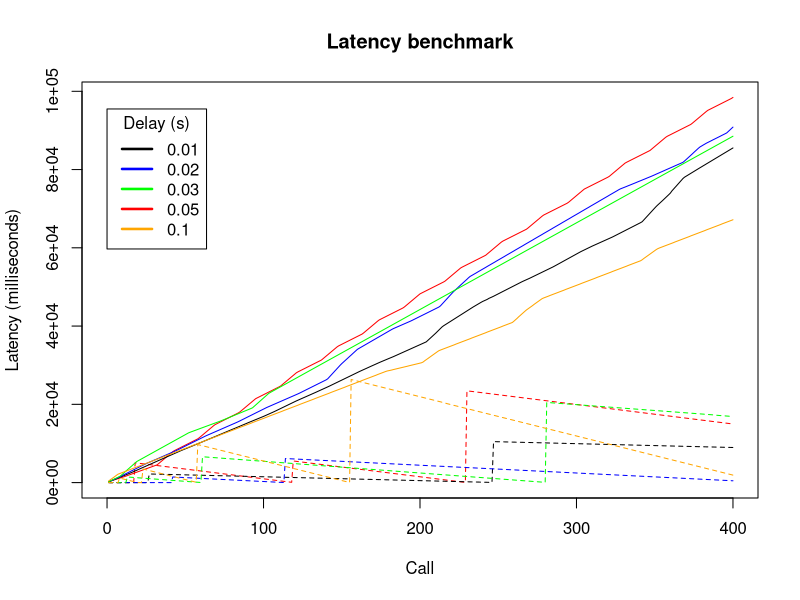

The R script that drew this image:
pdf("plot_latency_benchmark.pdf")
plot(1, xlim=c(0L, 400L), ylim=c(0L, 98439L), type = "l", xlab = "Call", ylab = "Latency (milliseconds)", main = "Latency benchmark")
lines(1:400, c(245L, 372L, 499L, 626L, 752L, 879L, 1005L, 1132L, 1259L, 1386L, 
1513L, 1650L, 1794L, 1939L, 2083L, 2227L, 2371L, 2516L, 2660L, 
2805L, 2949L, 3093L, 3238L, 3382L, 3526L, 3671L, 3815L, 3959L, 
4104L, 4247L, 4391L, 4536L, 4864L, 5200L, 5536L, 5873L, 6208L, 
6544L, 6881L, 7217L, 7553L, 7890L, 8157L, 8359L, 8561L, 8762L, 
8963L, 9164L, 9366L, 9568L, 9770L, 9971L, 10172L, 10373L, 10575L, 
10777L, 10978L, 11179L, 11477L, 11814L, 12149L, 12485L, 12821L, 
13157L, 13493L, 13830L, 14165L, 14502L, 14806L, 15007L, 15209L, 
15411L, 15611L, 15812L, 16014L, 16215L, 16416L, 16618L, 16820L, 
17021L, 17222L, 17423L, 17625L, 17826L, 18094L, 18430L, 18766L, 
19103L, 19440L, 19776L, 20112L, 20448L, 20783L, 21119L, 21449L, 
21654L, 21856L, 22057L, 22258L, 22460L, 22661L, 22863L, 23064L, 
23265L, 23467L, 23668L, 23870L, 24072L, 24273L, 24474L, 24706L, 
25041L, 25377L, 25714L, 26049L, 26385L, 26721L, 27057L, 27392L, 
27729L, 28065L, 28297L, 28499L, 28700L, 28901L, 29103L, 29304L, 
29505L, 29706L, 29908L, 30109L, 30311L, 30512L, 30713L, 30914L, 
31115L, 31316L, 31649L, 31986L, 32321L, 32658L, 32994L, 33329L, 
33666L, 34002L, 34338L, 34673L, 34939L, 35140L, 35341L, 35543L, 
35744L, 35946L, 36147L, 36347L, 36549L, 36751L, 36952L, 37154L, 
37355L, 37556L, 37757L, 37958L, 38258L, 38595L, 38931L, 39267L, 
39603L, 39938L, 40275L, 40610L, 40948L, 41288L, 41586L, 41787L, 
41988L, 42189L, 42390L, 42592L, 42794L, 42995L, 43196L, 43397L, 
43599L, 43800L, 44002L, 44203L, 44405L, 44606L, 44877L, 45212L, 
45548L, 45885L, 46220L, 46556L, 46892L, 47227L, 47563L, 47900L, 
48229L, 48433L, 48635L, 48836L, 49038L, 49240L, 49441L, 49643L, 
49845L, 50046L, 50247L, 50448L, 50649L, 50851L, 51053L, 51253L, 
51492L, 51828L, 52163L, 52499L, 52835L, 53171L, 53509L, 53845L, 
54180L, 54516L, 54851L, 55079L, 55281L, 55482L, 55684L, 55885L, 
56086L, 56287L, 56488L, 56690L, 56891L, 57093L, 57294L, 57497L, 
57698L, 57899L, 58108L, 58443L, 58779L, 59115L, 59451L, 59787L, 
60123L, 60459L, 60795L, 61131L, 61466L, 61726L, 61928L, 62130L, 
62331L, 62532L, 62733L, 62935L, 63136L, 63337L, 63539L, 63740L, 
63942L, 64143L, 64344L, 64546L, 64747L, 65053L, 65390L, 65726L, 
66062L, 66397L, 66732L, 67068L, 67403L, 67739L, 68075L, 68367L, 
68568L, 68770L, 68971L, 69172L, 69374L, 69575L, 69777L, 69978L, 
70180L, 70381L, 70582L, 70783L, 70985L, 71186L, 71388L, 71660L, 
71996L, 72332L, 72668L, 73004L, 73339L, 73676L, 74013L, 74349L, 
74684L, 75011L, 75215L, 75416L, 75617L, 75819L, 76021L, 76222L, 
76423L, 76624L, 76826L, 77027L, 77227L, 77428L, 77630L, 77832L, 
78033L, 78274L, 78610L, 78946L, 79281L, 79617L, 79954L, 80289L, 
80625L, 80961L, 81297L, 81632L, 81859L, 82061L, 82263L, 82464L, 
82665L, 82866L, 83068L, 83269L, 83470L, 83671L, 83873L, 84074L, 
84275L, 84477L, 84678L, 84881L, 85217L, 85553L, 85889L, 86226L, 
86561L, 86897L, 87233L, 87568L, 87904L, 88240L, 88504L, 88705L, 
88906L, 89107L, 89308L, 89510L, 89711L, 89912L, 90114L, 90316L, 
90517L, 90718L, 90919L, 91121L, 91322L, 91523L, 91830L, 92166L, 
92501L, 92838L, 93174L, 93509L, 93845L, 94181L, 94518L, 94854L, 
95149L, 95350L, 95551L, 95753L, 95954L, 96155L, 96357L, 96558L, 
96760L, 96961L, 97163L, 97364L, 97565L, 97767L, 97969L, 98170L, 
98439L), type = "l", col="red", pch=0, lty=1)
lines(1:400, c(1L, 0L, 1L, 1L, 1L, 1L, 1L, 1L, 1L, 0L, 0L, 0L, 0L, 0L, 0L, 
0L, 0L, 5055L, 5006L, 4956L, 4906L, 4856L, 4806L, 4757L, 4707L, 
4658L, 4608L, 4559L, 4509L, 4459L, 4409L, 4359L, 4309L, 4260L, 
4210L, 4161L, 4111L, 4061L, 4011L, 3961L, 3912L, 3862L, 3812L, 
3762L, 3711L, 3662L, 3612L, 3562L, 3512L, 3463L, 3413L, 3363L, 
3313L, 3263L, 3214L, 3164L, 3114L, 3064L, 3014L, 2965L, 2915L, 
2864L, 2814L, 2764L, 2715L, 2665L, 2615L, 2565L, 2516L, 2466L, 
2416L, 2366L, 2316L, 2267L, 2217L, 2167L, 2117L, 2067L, 2018L, 
1967L, 1917L, 1867L, 1817L, 1767L, 1718L, 1668L, 1618L, 1568L, 
1518L, 1469L, 1419L, 1369L, 1319L, 1269L, 1220L, 1170L, 1120L, 
1070L, 1020L, 970L, 920L, 870L, 821L, 771L, 721L, 671L, 621L, 
572L, 522L, 472L, 422L, 372L, 322L, 273L, 223L, 172L, 122L, 72L, 
5526L, 5476L, 5427L, 5377L, 5327L, 5277L, 5228L, 5178L, 5128L, 
5078L, 5028L, 4979L, 4929L, 4879L, 4829L, 4780L, 4729L, 4679L, 
4629L, 4579L, 4530L, 4480L, 4430L, 4380L, 4330L, 4281L, 4231L, 
4181L, 4131L, 4081L, 4032L, 3982L, 3932L, 3882L, 3833L, 3782L, 
3732L, 3682L, 3632L, 3583L, 3533L, 3483L, 3433L, 3383L, 3334L, 
3282L, 3232L, 3182L, 3133L, 3083L, 3033L, 2983L, 2933L, 2884L, 
2834L, 2784L, 2734L, 2685L, 2635L, 2585L, 2535L, 2485L, 2436L, 
2385L, 2335L, 2285L, 2235L, 2186L, 2136L, 2086L, 2036L, 1986L, 
1938L, 1888L, 1838L, 1788L, 1739L, 1689L, 1639L, 1589L, 1538L, 
1489L, 1439L, 1389L, 1339L, 1289L, 1239L, 1190L, 1140L, 1090L, 
1040L, 991L, 941L, 891L, 841L, 792L, 742L, 692L, 642L, 591L, 
541L, 492L, 442L, 392L, 342L, 292L, 243L, 193L, 143L, 93L, 43L, 
23453L, 23403L, 23353L, 23304L, 23254L, 23204L, 23153L, 23103L, 
23054L, 23004L, 22954L, 22904L, 22854L, 22805L, 22755L, 22705L, 
22655L, 22606L, 22556L, 22506L, 22456L, 22406L, 22357L, 22307L, 
22257L, 22207L, 22157L, 22108L, 22058L, 22007L, 21957L, 21907L, 
21858L, 21808L, 21758L, 21708L, 21658L, 21609L, 21559L, 21509L, 
21459L, 21409L, 21360L, 21310L, 21260L, 21210L, 21161L, 21111L, 
21061L, 21011L, 20961L, 20911L, 20861L, 20811L, 20761L, 20711L, 
20662L, 20612L, 20562L, 20512L, 20462L, 20412L, 20363L, 20313L, 
20263L, 20213L, 20163L, 20115L, 20065L, 20015L, 19965L, 19916L, 
19865L, 19815L, 19765L, 19715L, 19666L, 19616L, 19566L, 19516L, 
19466L, 19416L, 19367L, 19317L, 19267L, 19217L, 19167L, 19117L, 
19068L, 19018L, 18968L, 18918L, 18868L, 18819L, 18768L, 18718L, 
18668L, 18618L, 18568L, 18519L, 18469L, 18419L, 18369L, 18319L, 
18270L, 18220L, 18170L, 18120L, 18070L, 18020L, 17971L, 17921L, 
17871L, 17821L, 17771L, 17721L, 17672L, 17621L, 17571L, 17521L, 
17471L, 17421L, 17372L, 17322L, 17272L, 17223L, 17173L, 17123L, 
17073L, 17023L, 16973L, 16923L, 16872L, 16822L, 16772L, 16722L, 
16672L, 16622L, 16573L, 16523L, 16473L, 16423L, 16373L, 16323L, 
16274L, 16224L, 16174L, 16124L, 16073L, 16023L, 15973L, 15924L, 
15874L, 15824L, 15774L, 15724L, 15674L, 15624L, 15575L, 15525L, 
15475L, 15425L, 15375L, 15325L, 15276L, 15226L, 15176L, 15126L, 
15076L, 15026L, 14976L), type = "l", col="red", pch=0, lty=2)
lines(1:400, c(176L, 341L, 504L, 668L, 833L, 996L, 1161L, 1327L, 1491L, 1654L, 
1818L, 1982L, 2146L, 2311L, 2478L, 2642L, 2807L, 2983L, 3160L, 
3337L, 3516L, 3696L, 3872L, 4048L, 4226L, 4403L, 4581L, 4758L, 
4937L, 5114L, 5294L, 5471L, 5649L, 5826L, 6005L, 6181L, 6359L, 
6537L, 6713L, 6888L, 7065L, 7241L, 7417L, 7593L, 7772L, 7950L, 
8128L, 8292L, 8457L, 8620L, 8782L, 8946L, 9110L, 9274L, 9437L, 
9605L, 9769L, 9931L, 10097L, 10260L, 10423L, 10593L, 10762L, 
10925L, 11090L, 11255L, 11419L, 11581L, 11748L, 11917L, 12085L, 
12253L, 12421L, 12589L, 12757L, 12925L, 13093L, 13261L, 13429L, 
13595L, 13759L, 13923L, 14090L, 14258L, 14426L, 14595L, 14763L, 
14931L, 15100L, 15269L, 15438L, 15602L, 15766L, 15931L, 16094L, 
16258L, 16423L, 16587L, 16750L, 16916L, 17090L, 17269L, 17449L, 
17628L, 17808L, 17987L, 18167L, 18361L, 18554L, 18748L, 18942L, 
19136L, 19329L, 19523L, 19717L, 19911L, 20105L, 20299L, 20493L, 
20687L, 20876L, 21055L, 21233L, 21409L, 21586L, 21762L, 21938L, 
22116L, 22293L, 22469L, 22648L, 22825L, 23000L, 23181L, 23363L, 
23547L, 23729L, 23909L, 24091L, 24272L, 24454L, 24640L, 24834L, 
25029L, 25222L, 25416L, 25610L, 25804L, 25999L, 26192L, 26386L, 
26580L, 26774L, 26968L, 27162L, 27356L, 27550L, 27744L, 27938L, 
28133L, 28329L, 28515L, 28697L, 28877L, 29058L, 29240L, 29422L, 
29604L, 29787L, 29965L, 30143L, 30324L, 30505L, 30686L, 30855L, 
31023L, 31192L, 31360L, 31528L, 31696L, 31860L, 32026L, 32191L, 
32371L, 32550L, 32730L, 32910L, 33090L, 33269L, 33449L, 33629L, 
33808L, 33988L, 34168L, 34348L, 34527L, 34707L, 34887L, 35067L, 
35246L, 35426L, 35606L, 35786L, 35966L, 36333L, 36701L, 37067L, 
37434L, 37801L, 38167L, 38562L, 38957L, 39353L, 39748L, 40058L, 
40312L, 40566L, 40820L, 41073L, 41328L, 41581L, 41835L, 42089L, 
42343L, 42596L, 42850L, 43104L, 43358L, 43613L, 43867L, 44121L, 
44375L, 44629L, 44883L, 45120L, 45356L, 45592L, 45827L, 46062L, 
46286L, 46466L, 46646L, 46829L, 47074L, 47253L, 47433L, 47621L, 
47825L, 48029L, 48232L, 48438L, 48642L, 48847L, 49051L, 49254L, 
49458L, 49662L, 49866L, 50071L, 50275L, 50479L, 50683L, 50888L, 
51092L, 51296L, 51486L, 51666L, 51846L, 52026L, 52206L, 52399L, 
52594L, 52788L, 52982L, 53176L, 53370L, 53564L, 53758L, 53952L, 
54146L, 54340L, 54534L, 54729L, 54923L, 55117L, 55332L, 55552L, 
55772L, 55992L, 56212L, 56432L, 56653L, 56873L, 57093L, 57313L, 
57533L, 57753L, 57974L, 58194L, 58415L, 58635L, 58856L, 59068L, 
59262L, 59457L, 59651L, 59845L, 60039L, 60233L, 60428L, 60608L, 
60786L, 60966L, 61146L, 61326L, 61506L, 61685L, 61865L, 62045L, 
62225L, 62405L, 62585L, 62765L, 62966L, 63171L, 63375L, 63579L, 
63783L, 63987L, 64191L, 64396L, 64601L, 64805L, 65009L, 65213L, 
65417L, 65621L, 65825L, 66030L, 66234L, 66438L, 66678L, 67113L, 
67548L, 67985L, 68420L, 68855L, 69292L, 69727L, 70163L, 70588L, 
70972L, 71339L, 71704L, 72072L, 72452L, 72833L, 73213L, 73593L, 
73990L, 74546L, 74993L, 75444L, 75884L, 76338L, 76787L, 77241L, 
77695L, 78039L, 78283L, 78528L, 78772L, 79017L, 79261L, 79505L, 
79750L, 79994L, 80238L, 80482L, 80718L, 80962L, 81198L, 81443L, 
81679L, 81923L, 82159L, 82404L, 82639L, 82884L, 83120L, 83364L, 
83600L, 83845L, 84080L, 84325L, 84560L, 84805L, 85041L, 85285L, 
85521L), type = "l", col="black", pch=4, lty=1)
lines(1:400, c(6L, 1L, 1L, 1L, 1L, 1L, 0L, 0L, 0L, 0L, 0L, 0L, 0L, 0L, 0L, 
0L, 0L, 0L, 0L, 0L, 0L, 0L, 0L, 0L, 0L, 0L, 2202L, 2193L, 2183L, 
2173L, 2164L, 2154L, 2144L, 2134L, 2125L, 2115L, 2105L, 2096L, 
2086L, 2076L, 2067L, 2056L, 2046L, 2036L, 2026L, 2017L, 2007L, 
1997L, 1987L, 1978L, 1968L, 1958L, 1948L, 1939L, 1929L, 1919L, 
1910L, 1900L, 1890L, 1880L, 1871L, 1861L, 1851L, 1841L, 1832L, 
1822L, 1812L, 1802L, 1792L, 1783L, 1773L, 1763L, 1753L, 1744L, 
1734L, 1724L, 1714L, 1704L, 1695L, 1685L, 1675L, 1665L, 1655L, 
1645L, 1635L, 1625L, 1616L, 1606L, 1596L, 1586L, 1576L, 1567L, 
1557L, 1547L, 1537L, 1527L, 1518L, 1508L, 1498L, 1488L, 1478L, 
1468L, 1459L, 1449L, 1440L, 1430L, 1420L, 1410L, 1400L, 1391L, 
1381L, 1371L, 1361L, 1351L, 1342L, 1332L, 1322L, 1312L, 1302L, 
1292L, 1281L, 1272L, 1262L, 1252L, 1242L, 1232L, 1222L, 1212L, 
1202L, 1192L, 1182L, 1172L, 1163L, 1153L, 1143L, 1133L, 1123L, 
1114L, 1104L, 1094L, 1084L, 1074L, 1065L, 1055L, 1044L, 1034L, 
1024L, 1015L, 1005L, 995L, 985L, 975L, 966L, 956L, 946L, 936L, 
926L, 917L, 907L, 897L, 887L, 877L, 867L, 857L, 848L, 838L, 828L, 
818L, 808L, 798L, 788L, 779L, 769L, 759L, 749L, 739L, 729L, 719L, 
710L, 700L, 690L, 680L, 670L, 660L, 650L, 640L, 631L, 621L, 610L, 
600L, 590L, 580L, 570L, 561L, 551L, 541L, 531L, 521L, 511L, 501L, 
492L, 482L, 472L, 462L, 452L, 443L, 433L, 423L, 413L, 403L, 393L, 
383L, 373L, 364L, 354L, 344L, 334L, 324L, 314L, 304L, 294L, 285L, 
275L, 265L, 255L, 245L, 235L, 225L, 215L, 205L, 195L, 185L, 175L, 
165L, 156L, 146L, 136L, 126L, 116L, 106L, 96L, 86L, 76L, 67L, 
57L, 47L, 10469L, 10459L, 10449L, 10439L, 10430L, 10420L, 10410L, 
10400L, 10391L, 10381L, 10371L, 10361L, 10351L, 10342L, 10332L, 
10322L, 10312L, 10303L, 10293L, 10283L, 10273L, 10263L, 10254L, 
10244L, 10233L, 10223L, 10213L, 10204L, 10194L, 10184L, 10174L, 
10165L, 10155L, 10145L, 10135L, 10125L, 10116L, 10106L, 10096L, 
10087L, 10077L, 10068L, 10058L, 10048L, 10038L, 10029L, 10019L, 
10009L, 9999L, 9989L, 9980L, 9970L, 9960L, 9950L, 9940L, 9931L, 
9921L, 9911L, 9901L, 9891L, 9882L, 9872L, 9862L, 9851L, 9842L, 
9832L, 9822L, 9812L, 9802L, 9792L, 9783L, 9773L, 9763L, 9753L, 
9743L, 9734L, 9724L, 9714L, 9703L, 9693L, 9684L, 9674L, 9664L, 
9654L, 9644L, 9635L, 9625L, 9615L, 9605L, 9596L, 9586L, 9576L, 
9566L, 9556L, 9547L, 9537L, 9527L, 9517L, 9507L, 9497L, 9488L, 
9478L, 9468L, 9458L, 9448L, 9439L, 9429L, 9419L, 9409L, 9399L, 
9390L, 9380L, 9370L, 9360L, 9350L, 9340L, 9331L, 9321L, 9310L, 
9300L, 9290L, 9281L, 9271L, 9261L, 9251L, 9241L, 9231L, 9222L, 
9212L, 9202L, 9192L, 9182L, 9172L, 9163L, 9153L, 9143L, 9133L, 
9127L, 9117L, 9107L, 9097L, 9087L, 9078L, 9068L, 9058L, 9048L, 
9038L, 9028L, 9019L, 9009L, 8999L, 8989L, 8979L, 8969L), type = "l", col="black", pch=4, lty=2)
lines(1:400, c(202L, 376L, 550L, 725L, 900L, 1074L, 1270L, 1469L, 1669L, 1869L, 
2069L, 2268L, 2468L, 2668L, 2868L, 3067L, 3266L, 3466L, 3665L, 
3864L, 4064L, 4263L, 4462L, 4662L, 4847L, 5022L, 5197L, 5371L, 
5546L, 5720L, 5881L, 6056L, 6230L, 6405L, 6580L, 6754L, 6928L, 
7103L, 7278L, 7452L, 7626L, 7800L, 7975L, 8150L, 8328L, 8528L, 
8726L, 8926L, 9125L, 9324L, 9524L, 9723L, 9922L, 10121L, 10319L, 
10519L, 10718L, 10917L, 11116L, 11315L, 11514L, 11714L, 11913L, 
12092L, 12266L, 12442L, 12616L, 12790L, 12965L, 13140L, 13314L, 
13489L, 13663L, 13837L, 14011L, 14186L, 14361L, 14535L, 14710L, 
14885L, 15059L, 15234L, 15409L, 15591L, 15791L, 15990L, 16190L, 
16390L, 16589L, 16789L, 16989L, 17188L, 17388L, 17588L, 17787L, 
17986L, 18186L, 18386L, 18585L, 18784L, 18984L, 19182L, 19357L, 
19531L, 19705L, 19880L, 20055L, 20229L, 20404L, 20579L, 20753L, 
20928L, 21103L, 21277L, 21451L, 21626L, 21801L, 21975L, 22150L, 
22325L, 22500L, 22674L, 22861L, 23060L, 23260L, 23459L, 23659L, 
23858L, 24057L, 24256L, 24456L, 24656L, 24855L, 25055L, 25254L, 
25453L, 25653L, 25852L, 26051L, 26251L, 26515L, 26951L, 27386L, 
27821L, 28256L, 28692L, 29128L, 29563L, 29999L, 30402L, 30767L, 
31133L, 31499L, 31865L, 32230L, 32596L, 32962L, 33327L, 33693L, 
34055L, 34291L, 34523L, 34753L, 34984L, 35215L, 35447L, 35678L, 
35909L, 36141L, 36372L, 36603L, 36835L, 37066L, 37297L, 37528L, 
37760L, 37991L, 38222L, 38453L, 38684L, 38915L, 39146L, 39355L, 
39529L, 39703L, 39878L, 40052L, 40226L, 40401L, 40575L, 40750L, 
40924L, 41099L, 41273L, 41463L, 41662L, 41862L, 42061L, 42260L, 
42459L, 42658L, 42856L, 43055L, 43254L, 43454L, 43653L, 43852L, 
44051L, 44250L, 44450L, 44649L, 44848L, 45136L, 45572L, 46007L, 
46443L, 46879L, 47314L, 47749L, 48184L, 48619L, 49016L, 49381L, 
49747L, 50130L, 50496L, 50862L, 51228L, 51594L, 51959L, 52342L, 
52679L, 52910L, 53142L, 53373L, 53604L, 53847L, 54079L, 54310L, 
54542L, 54773L, 55004L, 55248L, 55479L, 55710L, 55941L, 56173L, 
56404L, 56647L, 56878L, 57109L, 57341L, 57572L, 57803L, 58047L, 
58278L, 58509L, 58741L, 58972L, 59203L, 59446L, 59677L, 59909L, 
60141L, 60372L, 60603L, 60847L, 61078L, 61310L, 61541L, 61772L, 
62003L, 62246L, 62478L, 62709L, 62941L, 63172L, 63403L, 63646L, 
63877L, 64109L, 64340L, 64571L, 64802L, 65046L, 65277L, 65509L, 
65740L, 65971L, 66202L, 66446L, 66677L, 66908L, 67140L, 67371L, 
67602L, 67845L, 68077L, 68308L, 68540L, 68771L, 69002L, 69245L, 
69477L, 69708L, 69940L, 70170L, 70401L, 70644L, 70875L, 71107L, 
71338L, 71569L, 71800L, 72044L, 72275L, 72507L, 72738L, 72970L, 
73201L, 73443L, 73675L, 73906L, 74137L, 74368L, 74600L, 74842L, 
75050L, 75211L, 75369L, 75526L, 75685L, 75853L, 76011L, 76173L, 
76335L, 76498L, 76660L, 76831L, 76993L, 77156L, 77318L, 77481L, 
77643L, 77815L, 77978L, 78140L, 78305L, 78480L, 78654L, 78839L, 
79014L, 79190L, 79365L, 79541L, 79716L, 79900L, 80075L, 80250L, 
80426L, 80601L, 80776L, 80961L, 81136L, 81311L, 81486L, 81661L, 
81836L, 82163L, 82528L, 82894L, 83261L, 83627L, 83992L, 84376L, 
84742L, 85108L, 85474L, 85797L, 86029L, 86272L, 86503L, 86736L, 
86938L, 87138L, 87338L, 87547L, 87746L, 87946L, 88145L, 88344L, 
88544L, 88753L, 88953L, 89152L, 89363L, 89730L, 90099L, 90481L, 
90850L), type = "l", col="blue", pch=1, lty=1)
lines(1:400, c(9L, 0L, 0L, 0L, 0L, 0L, 0L, 0L, 0L, 0L, 0L, 0L, 1L, 1L, 1L, 
1L, 1L, 1L, 0L, 0L, 0L, 0L, 2L, 0L, 0L, 0L, 0L, 0L, 0L, 1L, 1L, 
0L, 0L, 0L, 0L, 0L, 0L, 0L, 0L, 0L, 0L, 1435L, 1415L, 1395L, 
1375L, 1355L, 1335L, 1315L, 1295L, 1276L, 1256L, 1236L, 1215L, 
1195L, 1175L, 1155L, 1135L, 1115L, 1095L, 1076L, 1056L, 1036L, 
1016L, 996L, 976L, 956L, 936L, 916L, 896L, 877L, 856L, 836L, 
816L, 796L, 776L, 756L, 736L, 716L, 697L, 677L, 657L, 637L, 617L, 
597L, 577L, 557L, 537L, 517L, 496L, 477L, 457L, 437L, 417L, 397L, 
377L, 357L, 337L, 317L, 297L, 277L, 258L, 238L, 218L, 198L, 178L, 
158L, 138L, 117L, 97L, 77L, 57L, 38L, 18L, 6146L, 6126L, 6106L, 
6086L, 6067L, 6047L, 6027L, 6007L, 5987L, 5968L, 5948L, 5928L, 
5907L, 5888L, 5868L, 5848L, 5828L, 5809L, 5789L, 5769L, 5749L, 
5730L, 5710L, 5690L, 5671L, 5651L, 5632L, 5613L, 5593L, 5573L, 
5552L, 5533L, 5513L, 5493L, 5473L, 5453L, 5434L, 5414L, 5394L, 
5374L, 5355L, 5335L, 5315L, 5295L, 5275L, 5256L, 5236L, 5215L, 
5195L, 5175L, 5155L, 5136L, 5116L, 5096L, 5076L, 5056L, 5036L, 
5017L, 4997L, 4977L, 4957L, 4937L, 4917L, 4897L, 4877L, 4857L, 
4837L, 4817L, 4797L, 4778L, 4758L, 4738L, 4718L, 4698L, 4678L, 
4659L, 4639L, 4619L, 4598L, 4579L, 4559L, 4539L, 4519L, 4499L, 
4479L, 4459L, 4440L, 4420L, 4398L, 4378L, 4358L, 4339L, 4319L, 
4299L, 4280L, 4260L, 4240L, 4220L, 4201L, 4181L, 4161L, 4141L, 
4122L, 4102L, 4082L, 4062L, 4042L, 4023L, 4002L, 3982L, 3962L, 
3942L, 3922L, 3902L, 3883L, 3863L, 3843L, 3823L, 3803L, 3783L, 
3764L, 3744L, 3724L, 3704L, 3684L, 3665L, 3645L, 3625L, 3605L, 
3585L, 3565L, 3546L, 3526L, 3506L, 3486L, 3466L, 3446L, 3425L, 
3405L, 3386L, 3366L, 3346L, 3326L, 3306L, 3286L, 3267L, 3247L, 
3227L, 3207L, 3187L, 3167L, 3147L, 3128L, 3108L, 3088L, 3068L, 
3048L, 3028L, 3008L, 2989L, 2969L, 2948L, 2928L, 2908L, 2888L, 
2868L, 2849L, 2829L, 2809L, 2789L, 2769L, 2749L, 2729L, 2710L, 
2690L, 2670L, 2650L, 2630L, 2611L, 2591L, 2571L, 2551L, 2531L, 
2511L, 2492L, 2472L, 2452L, 2432L, 2411L, 2391L, 2372L, 2352L, 
2332L, 2312L, 2292L, 2273L, 2253L, 2233L, 2213L, 2194L, 2174L, 
2154L, 2134L, 2114L, 2094L, 2075L, 2055L, 2035L, 2015L, 1995L, 
1975L, 1955L, 1934L, 1915L, 1895L, 1875L, 1855L, 1835L, 1815L, 
1795L, 1776L, 1756L, 1736L, 1716L, 1696L, 1677L, 1657L, 1637L, 
1617L, 1597L, 1577L, 1557L, 1537L, 1518L, 1498L, 1478L, 1458L, 
1437L, 1417L, 1397L, 1377L, 1358L, 1338L, 1318L, 1298L, 1278L, 
1258L, 1238L, 1219L, 1199L, 1179L, 1159L, 1139L, 1119L, 1099L, 
1079L, 1060L, 1040L, 1020L, 1000L, 980L, 960L, 940L, 920L, 901L, 
880L, 860L, 840L, 820L, 800L, 780L, 761L, 741L, 721L, 701L, 681L, 
661L, 641L, 622L, 602L, 581L, 561L, 541L, 521L, 501L, 481L, 462L
), type = "l", col="blue", pch=1, lty=2)
lines(1:400, c(220L, 410L, 600L, 789L, 979L, 1168L, 1358L, 1547L, 1843L, 2199L, 
2555L, 2910L, 3266L, 3622L, 3978L, 4333L, 4689L, 5046L, 5381L, 
5602L, 5824L, 6045L, 6267L, 6488L, 6710L, 6931L, 7152L, 7373L, 
7595L, 7816L, 8038L, 8259L, 8480L, 8702L, 8923L, 9144L, 9367L, 
9588L, 9809L, 10030L, 10251L, 10472L, 10694L, 10915L, 11136L, 
11357L, 11579L, 11800L, 12022L, 12244L, 12465L, 12687L, 12855L, 
13003L, 13150L, 13297L, 13444L, 13592L, 13742L, 13891L, 14037L, 
14185L, 14332L, 14480L, 14626L, 14773L, 14920L, 15067L, 15214L, 
15360L, 15507L, 15653L, 15810L, 15975L, 16140L, 16305L, 16469L, 
16634L, 16799L, 16963L, 17127L, 17292L, 17456L, 17621L, 17785L, 
17950L, 18114L, 18279L, 18443L, 18608L, 18771L, 18936L, 19122L, 
19478L, 19833L, 20190L, 20546L, 20902L, 21258L, 21615L, 21970L, 
22327L, 22683L, 22958L, 23179L, 23401L, 23622L, 23844L, 24065L, 
24287L, 24508L, 24730L, 24950L, 25172L, 25393L, 25615L, 25837L, 
26058L, 26280L, 26502L, 26723L, 26945L, 27166L, 27388L, 27610L, 
27831L, 28053L, 28275L, 28496L, 28718L, 28939L, 29161L, 29383L, 
29604L, 29826L, 30048L, 30269L, 30491L, 30712L, 30934L, 31156L, 
31378L, 31599L, 31820L, 32042L, 32264L, 32485L, 32706L, 32928L, 
33149L, 33371L, 33592L, 33814L, 34036L, 34256L, 34478L, 34699L, 
34921L, 35142L, 35364L, 35585L, 35808L, 36029L, 36251L, 36472L, 
36694L, 36915L, 37137L, 37359L, 37581L, 37802L, 38024L, 38245L, 
38467L, 38689L, 38910L, 39132L, 39355L, 39576L, 39798L, 40020L, 
40242L, 40464L, 40686L, 40908L, 41130L, 41352L, 41573L, 41796L, 
42018L, 42239L, 42462L, 42683L, 42905L, 43127L, 43349L, 43570L, 
43793L, 44015L, 44237L, 44459L, 44680L, 44902L, 45124L, 45345L, 
45567L, 45788L, 46010L, 46231L, 46452L, 46674L, 46895L, 47117L, 
47339L, 47560L, 47782L, 48003L, 48225L, 48446L, 48668L, 48889L, 
49111L, 49332L, 49555L, 49776L, 49998L, 50219L, 50441L, 50662L, 
50884L, 51105L, 51327L, 51548L, 51770L, 51992L, 52214L, 52435L, 
52657L, 52878L, 53100L, 53321L, 53543L, 53764L, 53986L, 54207L, 
54429L, 54650L, 54872L, 55093L, 55315L, 55536L, 55757L, 55978L, 
56200L, 56421L, 56643L, 56864L, 57086L, 57307L, 57529L, 57750L, 
57972L, 58193L, 58415L, 58636L, 58858L, 59079L, 59301L, 59522L, 
59744L, 59965L, 60186L, 60407L, 60629L, 60851L, 61073L, 61294L, 
61516L, 61737L, 61959L, 62180L, 62402L, 62623L, 62845L, 63066L, 
63287L, 63508L, 63730L, 63951L, 64173L, 64394L, 64616L, 64837L, 
65059L, 65280L, 65502L, 65723L, 65944L, 66166L, 66387L, 66608L, 
66829L, 67050L, 67272L, 67492L, 67714L, 67935L, 68157L, 68378L, 
68599L, 68820L, 69042L, 69263L, 69485L, 69706L, 69927L, 70148L, 
70370L, 70591L, 70813L, 71034L, 71256L, 71477L, 71699L, 71920L, 
72141L, 72362L, 72584L, 72805L, 73027L, 73248L, 73469L, 73690L, 
73912L, 74133L, 74355L, 74576L, 74797L, 75018L, 75240L, 75461L, 
75683L, 75904L, 76126L, 76347L, 76568L, 76790L, 77011L, 77232L, 
77454L, 77675L, 77897L, 78118L, 78339L, 78560L, 78782L, 79003L, 
79224L, 79445L, 79667L, 79888L, 80109L, 80330L, 80552L, 80773L, 
80995L, 81215L, 81436L, 81657L, 81879L, 82100L, 82321L, 82542L, 
82764L, 82985L, 83207L, 83428L, 83649L, 83870L, 84092L, 84314L, 
84535L, 84756L, 84978L, 85199L, 85420L, 85641L, 85863L, 86084L, 
86306L, 86527L, 86748L, 86970L, 87191L, 87412L, 87634L, 87855L, 
88077L, 88298L, 88519L), type = "l", col="green", pch=2, lty=1)
lines(1:400, c(40L, 11L, 0L, 0L, 0L, 0L, 0L, 0L, 0L, 0L, 0L, 0L, 1430L, 1400L, 
1370L, 1340L, 1311L, 1282L, 1252L, 1222L, 1192L, 1163L, 1133L, 
1103L, 1073L, 1044L, 1014L, 984L, 954L, 924L, 893L, 863L, 833L, 
803L, 773L, 743L, 714L, 684L, 654L, 624L, 594L, 564L, 534L, 504L, 
474L, 444L, 414L, 384L, 354L, 324L, 294L, 264L, 234L, 204L, 174L, 
144L, 114L, 84L, 55L, 25L, 6604L, 6575L, 6545L, 6516L, 6485L, 
6455L, 6425L, 6396L, 6366L, 6336L, 6307L, 6277L, 6247L, 6217L, 
6188L, 6158L, 6128L, 6098L, 6068L, 6039L, 6009L, 5978L, 5948L, 
5919L, 5889L, 5859L, 5829L, 5799L, 5770L, 5740L, 5710L, 5680L, 
5650L, 5621L, 5591L, 5561L, 5530L, 5501L, 5471L, 5441L, 5411L, 
5381L, 5352L, 5322L, 5292L, 5262L, 5232L, 5203L, 5173L, 5143L, 
5113L, 5084L, 5054L, 5023L, 4994L, 4964L, 4934L, 4904L, 4875L, 
4845L, 4815L, 4785L, 4755L, 4725L, 4696L, 4666L, 4636L, 4606L, 
4576L, 4547L, 4517L, 4486L, 4456L, 4426L, 4397L, 4367L, 4337L, 
4307L, 4277L, 4248L, 4218L, 4188L, 4158L, 4128L, 4099L, 4069L, 
4039L, 4009L, 3978L, 3949L, 3919L, 3889L, 3859L, 3830L, 3800L, 
3770L, 3740L, 3710L, 3681L, 3651L, 3621L, 3591L, 3561L, 3532L, 
3502L, 3471L, 3442L, 3412L, 3382L, 3352L, 3322L, 3292L, 3263L, 
3233L, 3203L, 3173L, 3143L, 3113L, 3084L, 3054L, 3022L, 2992L, 
2962L, 2932L, 2903L, 2873L, 2843L, 2812L, 2782L, 2752L, 2723L, 
2693L, 2663L, 2633L, 2603L, 2573L, 2544L, 2514L, 2484L, 2454L, 
2424L, 2394L, 2365L, 2335L, 2304L, 2274L, 2244L, 2214L, 2185L, 
2155L, 2125L, 2095L, 2066L, 2036L, 2006L, 1976L, 1946L, 1916L, 
1887L, 1857L, 1827L, 1797L, 1767L, 1737L, 1708L, 1677L, 1647L, 
1617L, 1587L, 1557L, 1528L, 1498L, 1468L, 1438L, 1408L, 1378L, 
1349L, 1319L, 1289L, 1259L, 1229L, 1199L, 1169L, 1140L, 1110L, 
1079L, 1049L, 1019L, 989L, 960L, 930L, 900L, 870L, 840L, 810L, 
780L, 751L, 721L, 691L, 661L, 631L, 602L, 572L, 542L, 512L, 481L, 
451L, 422L, 392L, 362L, 332L, 302L, 272L, 242L, 213L, 183L, 153L, 
123L, 93L, 63L, 20486L, 20456L, 20426L, 20395L, 20365L, 20335L, 
20305L, 20275L, 20245L, 20215L, 20186L, 20156L, 20126L, 20097L, 
20067L, 20037L, 20007L, 19978L, 19948L, 19918L, 19887L, 19857L, 
19828L, 19798L, 19768L, 19738L, 19708L, 19679L, 19649L, 19619L, 
19589L, 19560L, 19530L, 19500L, 19470L, 19440L, 19411L, 19381L, 
19350L, 19320L, 19290L, 19261L, 19231L, 19201L, 19171L, 19141L, 
19112L, 19082L, 19052L, 19022L, 18992L, 18963L, 18933L, 18903L, 
18873L, 18843L, 18814L, 18784L, 18753L, 18723L, 18693L, 18664L, 
18634L, 18604L, 18574L, 18544L, 18516L, 18486L, 18456L, 18426L, 
18396L, 18367L, 18337L, 18307L, 18277L, 18247L, 18217L, 18187L, 
18157L, 18127L, 18097L, 18067L, 18038L, 18008L, 17978L, 17948L, 
17918L, 17888L, 17859L, 17829L, 17799L, 17769L, 17739L, 17710L, 
17680L, 17648L, 17618L, 17588L, 17558L, 17529L, 17499L, 17469L, 
17439L, 17409L, 17379L, 17350L, 17319L, 17289L, 17259L, 17189L, 
17159L, 17130L, 17100L, 17070L, 17040L, 17010L, 16981L, 16951L, 
16921L, 16891L), type = "l", col="green", pch=2, lty=2)
lines(1:400, c(402L, 690L, 979L, 1267L, 1553L, 1865L, 2144L, 2299L, 2451L, 
2603L, 2754L, 2906L, 3058L, 3210L, 3378L, 3530L, 3682L, 3833L, 
3985L, 4137L, 4288L, 4440L, 4593L, 4744L, 4915L, 5067L, 5217L, 
5369L, 5521L, 5672L, 5824L, 5976L, 6128L, 6279L, 6449L, 6600L, 
6752L, 6904L, 7055L, 7207L, 7359L, 7511L, 7662L, 7814L, 7982L, 
8134L, 8285L, 8437L, 8589L, 8740L, 8892L, 9044L, 9196L, 9364L, 
9517L, 9669L, 9820L, 9972L, 10125L, 10276L, 10428L, 10580L, 10748L, 
10900L, 11052L, 11203L, 11355L, 11506L, 11658L, 11810L, 11962L, 
12113L, 12283L, 12434L, 12586L, 12738L, 12890L, 13041L, 13193L, 
13345L, 13497L, 13648L, 13817L, 13968L, 14120L, 14271L, 14423L, 
14575L, 14726L, 14878L, 15029L, 15181L, 15349L, 15501L, 15652L, 
15804L, 15955L, 16106L, 16257L, 16409L, 16561L, 16712L, 16883L, 
17034L, 17186L, 17337L, 17489L, 17641L, 17792L, 17944L, 18095L, 
18247L, 18419L, 18570L, 18722L, 18873L, 19024L, 19176L, 19327L, 
19479L, 19631L, 19782L, 19953L, 20104L, 20256L, 20407L, 20558L, 
20710L, 20860L, 21012L, 21163L, 21317L, 21487L, 21638L, 21789L, 
21941L, 22093L, 22244L, 22396L, 22548L, 22700L, 22851L, 23022L, 
23173L, 23325L, 23476L, 23628L, 23780L, 23931L, 24084L, 24235L, 
24387L, 24557L, 24709L, 24861L, 25012L, 25164L, 25316L, 25467L, 
25619L, 25771L, 25923L, 26094L, 26245L, 26397L, 26549L, 26701L, 
26852L, 27004L, 27156L, 27308L, 27459L, 27630L, 27781L, 27933L, 
28083L, 28235L, 28387L, 28519L, 28603L, 28686L, 28778L, 28888L, 
28983L, 29078L, 29174L, 29269L, 29364L, 29459L, 29555L, 29650L, 
29745L, 29854L, 29950L, 30045L, 30141L, 30238L, 30333L, 30428L, 
30533L, 30628L, 30815L, 31132L, 31418L, 31703L, 31989L, 32275L, 
32562L, 32848L, 33134L, 33420L, 33691L, 33863L, 34015L, 34166L, 
34318L, 34469L, 34621L, 34772L, 34924L, 35075L, 35227L, 35399L, 
35550L, 35702L, 35854L, 36005L, 36157L, 36308L, 36460L, 36611L, 
36762L, 36934L, 37084L, 37236L, 37387L, 37539L, 37690L, 37842L, 
37994L, 38145L, 38297L, 38468L, 38620L, 38771L, 38924L, 39075L, 
39227L, 39378L, 39530L, 39682L, 39834L, 40005L, 40156L, 40308L, 
40460L, 40611L, 40763L, 40915L, 41244L, 41601L, 41956L, 42347L, 
42703L, 43058L, 43413L, 43769L, 44112L, 44398L, 44685L, 44970L, 
45256L, 45571L, 45856L, 46143L, 46429L, 46715L, 47001L, 47183L, 
47335L, 47487L, 47638L, 47807L, 47958L, 48110L, 48262L, 48413L, 
48565L, 48717L, 48869L, 49021L, 49172L, 49343L, 49495L, 49647L, 
49799L, 49950L, 50101L, 50252L, 50404L, 50556L, 50707L, 50877L, 
51028L, 51180L, 51331L, 51483L, 51635L, 51786L, 51938L, 52090L, 
52242L, 52412L, 52565L, 52716L, 52868L, 53019L, 53171L, 53323L, 
53475L, 53626L, 53778L, 53949L, 54100L, 54252L, 54403L, 54555L, 
54707L, 54857L, 55010L, 55161L, 55313L, 55484L, 55635L, 55787L, 
55938L, 56090L, 56242L, 56393L, 56545L, 56697L, 56951L, 57267L, 
57553L, 57837L, 58124L, 58410L, 58696L, 58982L, 59268L, 59557L, 
59792L, 59963L, 60116L, 60267L, 60419L, 60571L, 60723L, 60874L, 
61026L, 61178L, 61330L, 61501L, 61652L, 61804L, 61956L, 62107L, 
62259L, 62410L, 62562L, 62714L, 62866L, 63037L, 63189L, 63340L, 
63492L, 63643L, 63795L, 63946L, 64098L, 64250L, 64402L, 64572L, 
64724L, 64876L, 65027L, 65179L, 65330L, 65482L, 65634L, 65786L, 
65937L, 66108L, 66260L, 66411L, 66563L, 66714L, 66866L, 67018L, 
67170L), type = "l", col="orange", pch=3, lty=1)
lines(1:400, c(0L, 0L, 0L, 0L, 0L, 0L, 0L, 1161L, 1061L, 961L, 862L, 763L, 
663L, 563L, 464L, 364L, 264L, 165L, 65L, 1L, 1L, 1L, 3478L, 3378L, 
3278L, 3179L, 3079L, 2979L, 2879L, 2779L, 2679L, 2579L, 2479L, 
2379L, 2279L, 2179L, 2079L, 1980L, 1880L, 1780L, 1680L, 1580L, 
1480L, 1380L, 1281L, 1181L, 1081L, 981L, 881L, 781L, 681L, 582L, 
482L, 382L, 282L, 182L, 82L, 9716L, 9617L, 9517L, 9417L, 9318L, 
9218L, 9119L, 9020L, 8920L, 8820L, 8720L, 8620L, 8521L, 8421L, 
8321L, 8221L, 8122L, 8022L, 7922L, 7823L, 7723L, 7623L, 7523L, 
7424L, 7324L, 7224L, 7124L, 7023L, 6923L, 6823L, 6723L, 6624L, 
6524L, 6424L, 6324L, 6224L, 6124L, 6024L, 5924L, 5824L, 5724L, 
5625L, 5525L, 5425L, 5325L, 5224L, 5124L, 5024L, 4925L, 4825L, 
4725L, 4625L, 4525L, 4425L, 4325L, 4225L, 4125L, 4025L, 3925L, 
3826L, 3726L, 3626L, 3526L, 3425L, 3325L, 3225L, 3125L, 3025L, 
2925L, 2825L, 2725L, 2626L, 2526L, 2426L, 2326L, 2226L, 2126L, 
2026L, 1926L, 1826L, 1726L, 1625L, 1525L, 1426L, 1326L, 1226L, 
1126L, 1026L, 926L, 826L, 726L, 626L, 526L, 426L, 327L, 227L, 
127L, 27L, 26348L, 26247L, 26147L, 26047L, 25947L, 25847L, 25747L, 
25648L, 25548L, 25448L, 25348L, 25248L, 25148L, 25048L, 24948L, 
24848L, 24749L, 24649L, 24549L, 24449L, 24348L, 24248L, 24148L, 
24048L, 23948L, 23848L, 23748L, 23648L, 23548L, 23449L, 23349L, 
23249L, 23149L, 23049L, 22949L, 22849L, 22749L, 22649L, 22549L, 
22449L, 22348L, 22248L, 22149L, 22047L, 21947L, 21847L, 21747L, 
21647L, 21547L, 21447L, 21347L, 21247L, 21147L, 21047L, 20947L, 
20848L, 20748L, 20648L, 20548L, 20447L, 20347L, 20206L, 20106L, 
20006L, 19906L, 19806L, 19706L, 19606L, 19506L, 19407L, 19307L, 
19207L, 19107L, 19008L, 18908L, 18808L, 18708L, 18608L, 18508L, 
18408L, 18308L, 18208L, 18108L, 18008L, 17908L, 17807L, 17708L, 
17608L, 17508L, 17408L, 17308L, 17208L, 17108L, 17008L, 16908L, 
16808L, 16708L, 16608L, 16508L, 16408L, 16309L, 16209L, 16109L, 
16009L, 15909L, 15809L, 15709L, 15609L, 15509L, 15409L, 15309L, 
15209L, 15109L, 15009L, 14910L, 14809L, 14709L, 14609L, 14509L, 
14409L, 14309L, 14209L, 14109L, 14009L, 13909L, 13809L, 13709L, 
13610L, 13510L, 13410L, 13310L, 13210L, 13110L, 13010L, 12910L, 
12810L, 12710L, 12610L, 12511L, 12411L, 12311L, 12211L, 12111L, 
12011L, 11911L, 11810L, 11710L, 11610L, 11510L, 11410L, 11310L, 
11211L, 11111L, 11011L, 10911L, 10811L, 10711L, 10611L, 10511L, 
10411L, 10311L, 10211L, 10111L, 10011L, 9911L, 9812L, 9712L, 
9612L, 9512L, 9412L, 9312L, 9212L, 9112L, 9012L, 8911L, 8811L, 
8711L, 8611L, 8512L, 8412L, 8312L, 8212L, 8112L, 8012L, 7912L, 
7812L, 7712L, 7612L, 7512L, 7412L, 7312L, 7213L, 7113L, 7013L, 
6913L, 6813L, 6713L, 6613L, 6513L, 6413L, 6313L, 6213L, 6113L, 
6012L, 5912L, 5813L, 5713L, 5613L, 5513L, 5413L, 5313L, 5213L, 
5113L, 5013L, 4913L, 4813L, 4713L, 4613L, 4513L, 4414L, 4314L, 
4214L, 4114L, 4014L, 3914L, 3814L, 3714L, 3614L, 3514L, 3414L, 
3314L, 3215L, 3113L, 3013L, 2913L, 2813L, 2713L, 2613L, 2513L, 
2413L, 2313L, 2213L, 2113L, 2013L, 1913L), type = "l", col="orange", pch=3, lty=2)
legend(x=0, y=95485, c(0.01, 0.02, 0.03, 0.05, 0.1), lty=c(1L, 1L, 1L, 1L, 1L), lwd=c(2.5, 2.5, 2.5, 2.5, 2.5), col=c("black", "blue", "green", "red", "orange"), title="Delay (s)")
dev.off()
